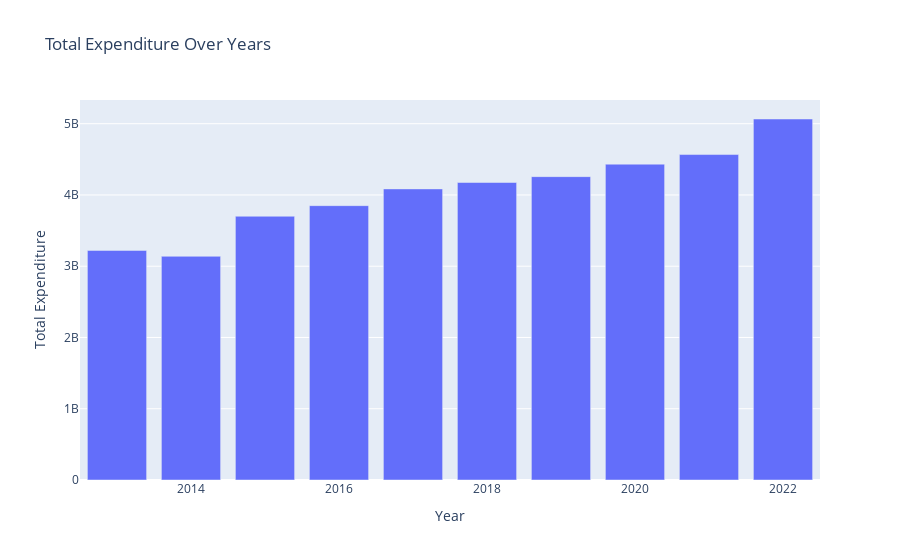

Notebook source saved alongside this figure:
### Code cell
import plotly.express as px
import pandas as pd

# Assuming `df_revised` is your original DataFrame
# Aggregate data to get the sum of expenditures per year
df_sum = df_revised.groupby('Year', as_index=False)['Total Expenditure'].sum()

# Create a bar chart for the aggregated data
fig = px.bar(
    df_sum,
    x='Year',
    y='Total Expenditure',
    title='Total Expenditure Over Years',
    labels={'Expenditure': 'Total Expenditure', 'Year': 'Year'}
)

# Show the plot
fig.show()

### Figure 1 — Plotly figure (JSON) as saved in the notebook; plotly's stock layout.template omitted (floating-point values rounded to 4 significant figures)
{"data": [{"alignmentgroup": "True", "hovertemplate": "Year=%{x}<br>Total Expenditure=%{y}<extra></extra>", "legendgroup": "", "marker": {"color": "#636efa", "pattern": {"shape": ""}}, "name": "", "offsetgroup": "", "orientation": "v", "showlegend": false, "textposition": "auto", "type": "bar", "x": [2013, 2014, 2015, 2016, 2017, 2018, 2019, 2020, 2021, 2022], "xaxis": "x", "y": [3222000000.0, 3139000000.0, 3701000000.0, 3850000000.0, 4085000000.0, 4175000000.0, 4257000000.0, 4432000000.0, 4567000000.0, 5066000000.0], "yaxis": "y"}], "layout": {"barmode": "relative", "legend": {"tracegroupgap": 0}, "title": {"text": "Total Expenditure Over Years"}, "xaxis": {"anchor": "y", "domain": [0, 1], "title": {"text": "Year"}}, "yaxis": {"anchor": "x", "domain": [0, 1], "title": {"text": "Total Expenditure"}}}}
